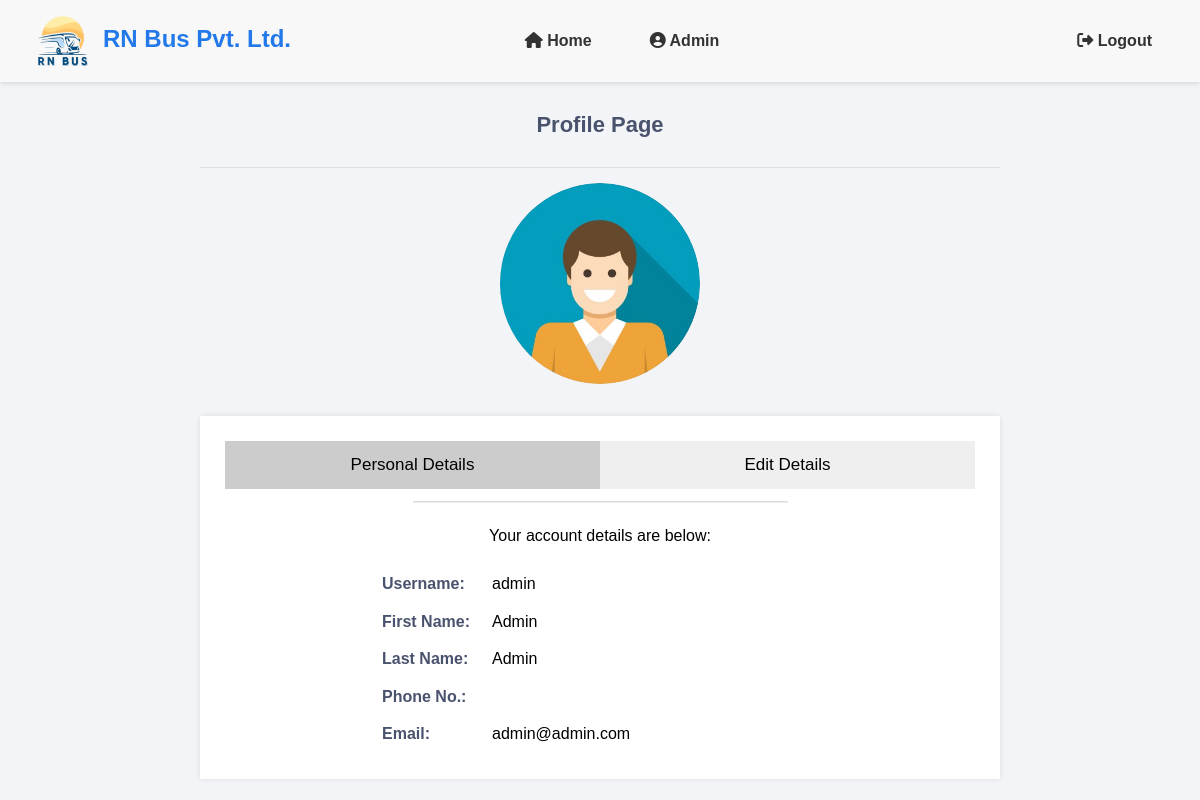
Screenshot of /admin/profile.php (signed in) with the database file from the repository.
### tables this page shows
CREATE TABLE `users` (
  `id` int(11) NOT NULL,
  `username` varchar(50) NOT NULL,
  `password` varchar(255) NOT NULL,
  `firstname` varchar(255) NOT NULL,
  `lastname` varchar(255) NOT NULL,
  `phoneno` varchar(255) NOT NULL,
  `email` varchar(100) NOT NULL,
  `user_role` varchar(255) NOT NULL,
  `user_image` text NOT NULL,
  `status` int(11) NOT NULL,
  `activation_code` varchar(250) DEFAULT NULL
);

### admin/profile.php (the view, shortened to what this page needs)
<?php
$DATABASE_HOST = 'localhost';
$DATABASE_USER = 'root';
$DATABASE_PASS = '';
$DATABASE_NAME = 'rn_bus_db';
$con = mysqli_connect($DATABASE_HOST, $DATABASE_USER, $DATABASE_PASS, $DATABASE_NAME);
$stmt = $con->prepare('SELECT username, firstname, lastname, phoneno, email, user_image FROM users WHERE id = ?');
$stmt->bind_param('i', $_SESSION['id']);
$stmt->execute();
$stmt->bind_result($username,$firstname, $lastname, $phoneno, $email, $user_image);
?>
<!DOCTYPE html>
<html>
	<head>
		<link href="profile.css" rel="stylesheet" type="text/css">
		<link rel="stylesheet" href="https://cdnjs.cloudflare.com/ajax/libs/font-awesome/6.2.0/css/all.min.css">
	</head>
	<body class="loggedin">
	<header>
        <nav class="navbar">
            <a class="linklogo" href="../"><img class="logo" src="../images/logo2.png" style="height: inherit; margin: 0px 6px;">RN Bus Pvt. Ltd.</a>
            <ul class="nav-links">
				<li><a href="index.php"><i class="fas fa-home"></i> Home</a></li>
				<li><a href="profile.php"><i class="fas fa-user-circle"></i> <?=$_SESSION['firstname']?></a></li>
				<li><a href="logout.php"><i class="fas fa-sign-out-alt"></i> Logout</a></li>
            </ul>
        </nav>
    </header>
		<div class="content">
			<h2>Profile Page</h2>
			<img src="../images/users/<?php echo $user_image;?>" width="200" class="img-circle" alt="Profile">
			<div class="tab">
			<div class="buttonss">
            <button class="tablinks-active" style="width: 50%" onclick="document.location='profile.php'">Personal Details</button>
            <button class="tablinks" style="width: 50%"  onclick="document.location='editdetails.php'">Edit Details</button>
			</div>
			<hr style="border-color: rgb(168, 168, 168); width:50%; margin:0 auto; opacity: 20%; margin-top:60px; margin-bottom:15px">
				<p>Your account details are below:</p>
				<table style="text-align: left;">
					<tr>
						<td>Username:</td>
						<td><?=htmlspecialchars($username, ENT_QUOTES)?></td>
					</tr>
					<tr>
						<td>First Name:</td>
						<td><?=htmlspecialchars($firstname, ENT_QUOTES)?></td>
					</tr>
					<tr>
						<td>Last Name:</td>
						<td><?=htmlspecialchars($lastname, ENT_QUOTES)?></td>
					</tr>
					<tr>
						<td>Phone No.:</td>
						<td><?=htmlspecialchars($phoneno, ENT_QUOTES)?></td>
					</tr>
					<tr>
						<td>Email:</td>
						<td><?=htmlspecialchars($email, ENT_QUOTES)?></td>
					</tr>
				</table>
			</div>
		</div>
	</body>
</html>

### admin/profile.css (style rules this page uses)
* { margin: 0; padding: 0; box-sizing: border-box; font-family: 'Trebuchet MS', 'Lucida Sans Unicode', 'Lucida Grande', 'Lucida Sans', Arial, sans-serif; }
body { min-width: 1024px; overflow-x: auto; }
body { font-family: Arial, sans-serif; line-height: 1.6; }
header { position: sticky; top: 0; width: 100%; background: #f8f8f8; box-shadow: 0 2px 4px rgba(0, 0, 0, 0.1); z-index: 1000; }
.navbar { display: flex; justify-content: space-between; align-items: center; padding: 1rem 2rem; }
.navbar .linklogo { font-weight: bold; font-family: 'Trebuchet MS', 'Lucida Sans Unicode', 'Lucida Grande', 'Lucida Sans', Arial, sans-serif; font-size: 1.5rem; color: #2379e9; }
.linklogo { float: left; padding: 0px; font-size: 18px; line-height: 20px; height: 50px; text-decoration: none; }
.logo { overflow-clip-margin: content-box; overflow: clip; vertical-align: middle; }
.nav-links { list-style: none; display: flex; gap: 1rem; }
.nav-links li a { text-decoration: none; color: #333; font-weight: bold; padding: 0.5rem 1rem; border-radius: 5px; transition: background 0.3s ease; }
.navbar li:nth-child(1), .navbar li:nth-child(2) { margin-right: 10px; }
.navbar li:nth-child(3) { margin-left: 300px; }
body.loggedin { background-color: #f3f4f7; }
.content { width: 800px; margin: auto; text-align: center; }
.content h2 { margin: auto; padding: 25px 0; font-size: 22px; border-bottom: 1px solid #e0e0e3; color: #4a536e; text-align: center; }
.content > p, .content > div { box-shadow: 0 0 5px 0 rgba(0, 0, 0, 0.1); margin: 25px 0; padding: 25px; background-color: #fff; }
.content > p table td, .content > div table td { padding: 5px; }
.content > p table td:first-child, .content > div table td:first-child { font-weight: bold; color: #4a536e; padding-right: 15px; }
.content > div p { padding: 5px; margin: 0 0 10px 0; }
.img-circle { margin-top: 15px; border-radius: 50%; }
table { margin-left: 20%; }
.tab { box-sizing: border-box; display: block; unicode-bidi: isolate; }
.tab button { float: left; border: none; outline: none; cursor: pointer; padding: 14px 16px; transition: 0.3s; font-size: 17px; }
.tablinks-active { background-color: #ccc; }

### rows the page displays
users: user_image (picture), username "admin", firstname "Admin", lastname "Admin", email "admin@admin.com"

### other values shown
$_SESSION['firstname'] "Admin"
